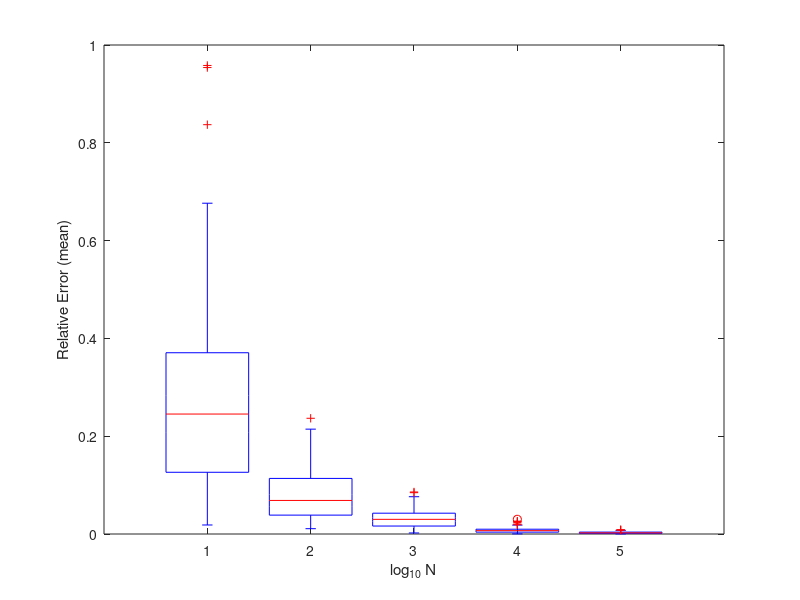

The MATLAB source for this figure: (Note: this script raises an error after producing the figure.)
clear; clc;
rng(314);
[Q,D,Qt] = eig([1.6250, -1.9486;-1.9486, 3.8750]);
mu_p = Qt*[1;2];
error_mean = zeros([100,5]);

for power = 1:5
    for iter = 1:100
        samples = [D(1,1)^(1/2) *randn([1,10^power])+mu_p(1);
                   D(2,2)^(1/2) *randn([1,10^power])+mu_p(2)];
        samples = Q*samples;
        mean = sum(samples,2)/10^power;
        error_mean(iter,power)=...
            sqrt(sum((mean-[1;2]).^2, 1)/sum(([1;2]).^2, 1));
    end
end
boxplot(error_mean);
xlabel('log_{10} N');
ylabel('Relative Error (mean)');

%%%%%%%%%%%%%%%%%%%%%%%%%%%%%%%%%%%%%%%%%%%%%%%%%%%%%%%%%%%%%%%%%%%%
error_cov = zeros([100,5]);
figure;
for power = 1:5
    for iter = 1:100
        samples = [D(1,1)^(1/2) * randn([1,10^power]) + mu_p(1);
                   D(2,2)^(1/2) * randn([1,10^power]) + mu_p(2)];
        samples = Q*samples;
        mean_cov = ...
            (samples-sum(samples,2)/10^power)...
            *(samples-sum(samples,2)/10^power).'/10^power;
        error_cov(iter,power)=...
            sqrt(sum((mean_cov-[1.6250, -1.9486;-1.9486, 3.8750]).^2,...
            'all')...
            /sum(([1.6250, -1.9486;-1.9486, 3.8750]).^2, 'all'));
    end
end
boxplot(error_cov);
xlabel('log_{10} N');
ylabel('Relative Error (covariance)');

%%%%%%%%%%%%%%%%%%%%%%%%%%%%%%%%%%%%%%%%%%%%%%%%%%%%%%%%%%%%%%%%%%%%
for power = 1:5
    samples = [D(1,1)^(1/2) * randn([1,10^power]) + mu_p(1);
               D(2,2)^(1/2) * randn([1,10^power]) + mu_p(2)];
    samples = Q*samples;
    figure;
    scatter(samples(1,:),samples(2,:),'.');
    hold on;
    xlabel('X_1'); ylabel('X_2');
    title(sprintf('N = 10^%d',power));
    mean = sum(samples,2)/10^power;
    [Q_emp,D_emp] = eig((samples-mean)*((samples-mean).')/10^power);
    [~,idx] = sort(diag(D_emp),'descend');
    D_emp = D_emp(idx,idx); Q_emp = Q_emp(:,idx);
    last = mean + D_emp(1,1)*Q_emp(:,1);
    plot([mean(1),last(1)],[mean(2),last(2)],"LineWidth",1.0);
    hold off;
end
